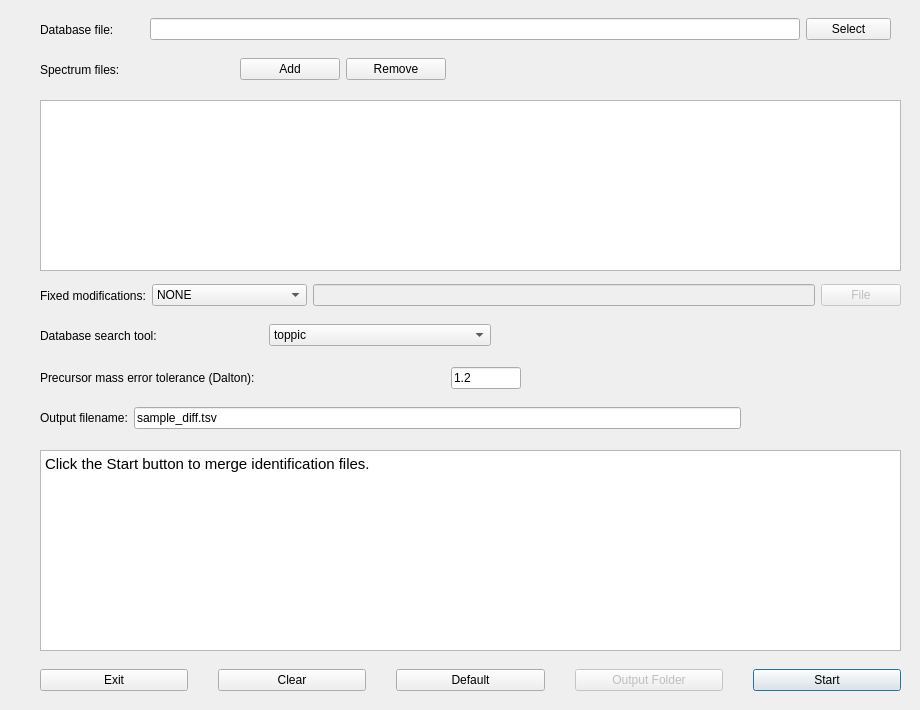
<?xml version="1.0" encoding="UTF-8"?>
<ui version="4.0">
 <class>TopDiffDialog</class>
 <widget class="QMainWindow" name="TopDiffDialog">
  <property name="geometry">
   <rect>
    <x>0</x>
    <y>0</y>
    <width>920</width>
    <height>710</height>
   </rect>
  </property>
  <property name="sizePolicy">
   <sizepolicy hsizetype="Preferred" vsizetype="Preferred">
    <horstretch>100</horstretch>
    <verstretch>100</verstretch>
   </sizepolicy>
  </property>
  <property name="minimumSize">
   <size>
    <width>920</width>
    <height>710</height>
   </size>
  </property>
  <property name="maximumSize">
   <size>
    <width>920</width>
    <height>710</height>
   </size>
  </property>
  <property name="windowTitle">
   <string>Topdiff</string>
  </property>
  <property name="windowIcon">
   <iconset resource="icon.qrc">
    <normaloff>:/icon/toppic.ico</normaloff>:/icon/toppic.ico</iconset>
  </property>
  <widget class="QWidget" name="centralWidget">
   <widget class="QWidget" name="horizontalLayoutWidget">
    <property name="geometry">
     <rect>
      <x>40</x>
      <y>50</y>
      <width>406</width>
      <height>39</height>
     </rect>
    </property>
    <layout class="QHBoxLayout" name="horizontalLayout">
     <item>
      <widget class="QLabel" name="label">
       <property name="text">
        <string>Spectrum files: </string>
       </property>
      </widget>
     </item>
     <item>
      <widget class="QPushButton" name="addButton">
       <property name="minimumSize">
        <size>
         <width>100</width>
         <height>0</height>
        </size>
       </property>
       <property name="maximumSize">
        <size>
         <width>100</width>
         <height>16777215</height>
        </size>
       </property>
       <property name="text">
        <string>Add</string>
       </property>
      </widget>
     </item>
     <item>
      <widget class="QPushButton" name="delButton">
       <property name="minimumSize">
        <size>
         <width>100</width>
         <height>0</height>
        </size>
       </property>
       <property name="maximumSize">
        <size>
         <width>100</width>
         <height>16777215</height>
        </size>
       </property>
       <property name="text">
        <string>Remove</string>
       </property>
      </widget>
     </item>
    </layout>
   </widget>
   <widget class="QWidget" name="horizontalLayoutWidget_4">
    <property name="geometry">
     <rect>
      <x>40</x>
      <y>360</y>
      <width>481</width>
      <height>36</height>
     </rect>
    </property>
    <layout class="QHBoxLayout" name="horizontalLayout_4">
     <item>
      <widget class="QLabel" name="label_4">
       <property name="minimumSize">
        <size>
         <width>110</width>
         <height>0</height>
        </size>
       </property>
       <property name="text">
        <string>Precursor mass error tolerance (Dalton):</string>
       </property>
      </widget>
     </item>
     <item>
      <widget class="QLineEdit" name="precErrorEdit">
       <property name="minimumSize">
        <size>
         <width>0</width>
         <height>0</height>
        </size>
       </property>
       <property name="maximumSize">
        <size>
         <width>70</width>
         <height>16777215</height>
        </size>
       </property>
       <property name="text">
        <string>1.2</string>
       </property>
      </widget>
     </item>
    </layout>
   </widget>
   <widget class="QWidget" name="horizontalLayoutWidget_7">
    <property name="geometry">
     <rect>
      <x>40</x>
      <y>660</y>
      <width>861</width>
      <height>41</height>
     </rect>
    </property>
    <layout class="QHBoxLayout" name="horizontalLayout_7">
     <property name="spacing">
      <number>30</number>
     </property>
     <item>
      <widget class="QPushButton" name="exitButton">
       <property name="text">
        <string>Exit</string>
       </property>
      </widget>
     </item>
     <item>
      <widget class="QPushButton" name="clearButton">
       <property name="text">
        <string>Clear</string>
       </property>
      </widget>
     </item>
     <item>
      <widget class="QPushButton" name="defaultButton">
       <property name="text">
        <string>Default</string>
       </property>
      </widget>
     </item>
     <item>
      <widget class="QPushButton" name="outputButton">
       <property name="enabled">
        <bool>false</bool>
       </property>
       <property name="text">
        <string>Output Folder</string>
       </property>
      </widget>
     </item>
     <item>
      <widget class="QPushButton" name="startButton">
       <property name="enabled">
        <bool>true</bool>
       </property>
       <property name="acceptDrops">
        <bool>false</bool>
       </property>
       <property name="text">
        <string>Start</string>
       </property>
       <property name="checkable">
        <bool>false</bool>
       </property>
       <property name="autoDefault">
        <bool>true</bool>
       </property>
       <property name="default">
        <bool>true</bool>
       </property>
       <property name="flat">
        <bool>false</bool>
       </property>
      </widget>
     </item>
    </layout>
   </widget>
   <widget class="QTextBrowser" name="outputTextBrowser">
    <property name="geometry">
     <rect>
      <x>40</x>
      <y>450</y>
      <width>861</width>
      <height>201</height>
     </rect>
    </property>
    <property name="html">
     <string>&lt;!DOCTYPE HTML PUBLIC &quot;-//W3C//DTD HTML 4.0//EN&quot; &quot;http://www.w3.org/TR/REC-html40/strict.dtd&quot;&gt;
&lt;html&gt;&lt;head&gt;&lt;meta name=&quot;qrichtext&quot; content=&quot;1&quot; /&gt;&lt;style type=&quot;text/css&quot;&gt;
p, li { white-space: pre-wrap; }
&lt;/style&gt;&lt;/head&gt;&lt;body style=&quot; font-family:'Ubuntu'; font-size:11pt; font-weight:400; font-style:normal;&quot;&gt;
&lt;p style=&quot; margin-top:0px; margin-bottom:0px; margin-left:0px; margin-right:0px; -qt-block-indent:0; text-indent:0px;&quot;&gt;&lt;span style=&quot; font-family:'Cantarell';&quot;&gt;Click the Start button to merge identification files.&lt;/span&gt;&lt;/p&gt;&lt;/body&gt;&lt;/html&gt;</string>
    </property>
   </widget>
   <widget class="QListWidget" name="listWidget">
    <property name="geometry">
     <rect>
      <x>40</x>
      <y>100</y>
      <width>861</width>
      <height>171</height>
     </rect>
    </property>
   </widget>
   <widget class="QWidget" name="horizontalLayoutWidget_2">
    <property name="geometry">
     <rect>
      <x>40</x>
      <y>10</y>
      <width>851</width>
      <height>39</height>
     </rect>
    </property>
    <layout class="QHBoxLayout" name="horizontalLayout_3">
     <item>
      <widget class="QLabel" name="label_2">
       <property name="text">
        <string>Database file: </string>
       </property>
      </widget>
     </item>
     <item>
      <widget class="QLineEdit" name="databaseFileEdit">
       <property name="enabled">
        <bool>true</bool>
       </property>
       <property name="maximumSize">
        <size>
         <width>650</width>
         <height>16777215</height>
        </size>
       </property>
       <property name="readOnly">
        <bool>true</bool>
       </property>
      </widget>
     </item>
     <item>
      <widget class="QPushButton" name="databaseFileButton">
       <property name="maximumSize">
        <size>
         <width>85</width>
         <height>16777215</height>
        </size>
       </property>
       <property name="text">
        <string>Select</string>
       </property>
      </widget>
     </item>
    </layout>
   </widget>
   <widget class="QWidget" name="horizontalLayoutWidget_5">
    <property name="geometry">
     <rect>
      <x>40</x>
      <y>280</y>
      <width>861</width>
      <height>31</height>
     </rect>
    </property>
    <layout class="QHBoxLayout" name="horizontalLayout_5">
     <item>
      <widget class="QLabel" name="label_5">
       <property name="text">
        <string>Fixed modifications:</string>
       </property>
      </widget>
     </item>
     <item>
      <widget class="QComboBox" name="fixedModComboBox">
       <item>
        <property name="text">
         <string>NONE</string>
        </property>
       </item>
       <item>
        <property name="text">
         <string>C57</string>
        </property>
       </item>
       <item>
        <property name="text">
         <string>C58</string>
        </property>
       </item>
       <item>
        <property name="text">
         <string>A fixed modification file</string>
        </property>
       </item>
      </widget>
     </item>
     <item>
      <widget class="QLineEdit" name="fixedModFileEdit">
       <property name="enabled">
        <bool>false</bool>
       </property>
       <property name="readOnly">
        <bool>true</bool>
       </property>
      </widget>
     </item>
     <item>
      <widget class="QPushButton" name="fixedModFileButton">
       <property name="enabled">
        <bool>false</bool>
       </property>
       <property name="maximumSize">
        <size>
         <width>85</width>
         <height>16777215</height>
        </size>
       </property>
       <property name="text">
        <string>File</string>
       </property>
      </widget>
     </item>
    </layout>
   </widget>
   <widget class="QWidget" name="horizontalLayoutWidget_6">
    <property name="geometry">
     <rect>
      <x>40</x>
      <y>400</y>
      <width>701</width>
      <height>36</height>
     </rect>
    </property>
    <layout class="QHBoxLayout" name="horizontalLayout_6">
     <item>
      <widget class="QLabel" name="label_3">
       <property name="text">
        <string>Output filename:</string>
       </property>
      </widget>
     </item>
     <item>
      <widget class="QLineEdit" name="outputEdit">
       <property name="text">
        <string>sample_diff.tsv</string>
       </property>
      </widget>
     </item>
    </layout>
   </widget>
   <widget class="QWidget" name="horizontalLayoutWidget_8">
    <property name="geometry">
     <rect>
      <x>40</x>
      <y>320</y>
      <width>451</width>
      <height>31</height>
     </rect>
    </property>
    <layout class="QHBoxLayout" name="horizontalLayout_8">
     <item>
      <widget class="QLabel" name="label_6">
       <property name="text">
        <string>Database search tool:</string>
       </property>
      </widget>
     </item>
     <item>
      <widget class="QComboBox" name="toolComboBox">
       <property name="currentText">
        <string>toppic</string>
       </property>
       <item>
        <property name="text">
         <string>toppic</string>
        </property>
       </item>
       <item>
        <property name="text">
         <string>topmg</string>
        </property>
       </item>
      </widget>
     </item>
    </layout>
   </widget>
  </widget>
 </widget>
 <resources>
  <include location="icon.qrc"/>
 </resources>
 <connections/>
</ui>
